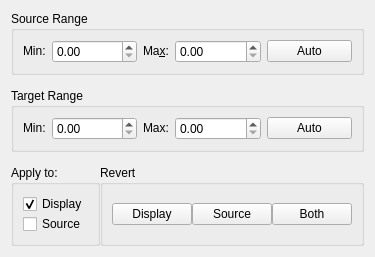
<?xml version="1.0" encoding="UTF-8"?>
<ui version="4.0">
 <class>LinearRangeMappingWidget</class>
 <widget class="QWidget" name="LinearRangeMappingWidget">
  <property name="geometry">
   <rect>
    <x>0</x>
    <y>0</y>
    <width>363</width>
    <height>257</height>
   </rect>
  </property>
  <property name="windowTitle">
   <string>Linear Range Mapping</string>
  </property>
  <layout class="QVBoxLayout" name="verticalLayout_2">
   <item>
    <widget class="QGroupBox" name="sourceRangeGroupBox">
     <property name="title">
      <string>Source Range</string>
     </property>
     <layout class="QHBoxLayout" name="horizontalLayout">
      <item>
       <widget class="QLabel" name="oldMinLabel">
        <property name="sizePolicy">
         <sizepolicy hsizetype="Fixed" vsizetype="Fixed">
          <horstretch>0</horstretch>
          <verstretch>0</verstretch>
         </sizepolicy>
        </property>
        <property name="text">
         <string>Min:</string>
        </property>
        <property name="buddy">
         <cstring>oldRangeMinSpinBox</cstring>
        </property>
       </widget>
      </item>
      <item>
       <widget class="QDoubleSpinBox" name="oldRangeMinSpinBox">
        <property name="mouseTracking">
         <bool>true</bool>
        </property>
       </widget>
      </item>
      <item>
       <widget class="QLabel" name="oldMaxLabel">
        <property name="sizePolicy">
         <sizepolicy hsizetype="Fixed" vsizetype="Fixed">
          <horstretch>0</horstretch>
          <verstretch>0</verstretch>
         </sizepolicy>
        </property>
        <property name="text">
         <string>Ma&amp;x:</string>
        </property>
        <property name="buddy">
         <cstring>oldRangeMaxSpinBox</cstring>
        </property>
       </widget>
      </item>
      <item>
       <widget class="QDoubleSpinBox" name="oldRangeMaxSpinBox">
        <property name="mouseTracking">
         <bool>true</bool>
        </property>
       </widget>
      </item>
      <item>
       <widget class="QPushButton" name="autoOldRangeButton">
        <property name="text">
         <string>Auto</string>
        </property>
       </widget>
      </item>
     </layout>
    </widget>
   </item>
   <item>
    <spacer name="verticalSpacer">
     <property name="orientation">
      <enum>Qt::Vertical</enum>
     </property>
     <property name="sizeHint" stdset="0">
      <size>
       <width>20</width>
       <height>1</height>
      </size>
     </property>
    </spacer>
   </item>
   <item>
    <widget class="QGroupBox" name="targetRangeGroupBox">
     <property name="title">
      <string>Target Range</string>
     </property>
     <layout class="QHBoxLayout" name="horizontalLayout_2">
      <item>
       <widget class="QLabel" name="newMinLabel">
        <property name="sizePolicy">
         <sizepolicy hsizetype="Fixed" vsizetype="Fixed">
          <horstretch>0</horstretch>
          <verstretch>0</verstretch>
         </sizepolicy>
        </property>
        <property name="text">
         <string>Min:</string>
        </property>
        <property name="buddy">
         <cstring>newRangeMinSpinBox</cstring>
        </property>
       </widget>
      </item>
      <item>
       <widget class="QDoubleSpinBox" name="newRangeMinSpinBox">
        <property name="mouseTracking">
         <bool>true</bool>
        </property>
       </widget>
      </item>
      <item>
       <widget class="QLabel" name="newMaxLabel">
        <property name="sizePolicy">
         <sizepolicy hsizetype="Fixed" vsizetype="Fixed">
          <horstretch>0</horstretch>
          <verstretch>0</verstretch>
         </sizepolicy>
        </property>
        <property name="text">
         <string>Max:</string>
        </property>
        <property name="buddy">
         <cstring>newRangeMaxSpinBox</cstring>
        </property>
       </widget>
      </item>
      <item>
       <widget class="QDoubleSpinBox" name="newRangeMaxSpinBox">
        <property name="mouseTracking">
         <bool>true</bool>
        </property>
       </widget>
      </item>
      <item>
       <widget class="QPushButton" name="autoNewRangeButton">
        <property name="text">
         <string>Auto</string>
        </property>
       </widget>
      </item>
     </layout>
    </widget>
   </item>
   <item>
    <spacer name="verticalSpacer_2">
     <property name="orientation">
      <enum>Qt::Vertical</enum>
     </property>
     <property name="sizeHint" stdset="0">
      <size>
       <width>20</width>
       <height>0</height>
      </size>
     </property>
    </spacer>
   </item>
   <item>
    <layout class="QHBoxLayout" name="horizontalLayout_4">
     <property name="spacing">
      <number>0</number>
     </property>
     <item>
      <widget class="QGroupBox" name="applyToGroupBox">
       <property name="title">
        <string>Apply to:</string>
       </property>
       <layout class="QVBoxLayout" name="verticalLayout">
        <property name="spacing">
         <number>0</number>
        </property>
        <item>
         <widget class="QCheckBox" name="applyToDisplayCheckBox">
          <property name="text">
           <string>Display</string>
          </property>
          <property name="checked">
           <bool>true</bool>
          </property>
         </widget>
        </item>
        <item>
         <widget class="QCheckBox" name="applyToSourceCheckBox">
          <property name="text">
           <string>Source</string>
          </property>
         </widget>
        </item>
       </layout>
      </widget>
     </item>
     <item>
      <spacer name="horizontalSpacer">
       <property name="orientation">
        <enum>Qt::Horizontal</enum>
       </property>
       <property name="sizeHint" stdset="0">
        <size>
         <width>40</width>
         <height>20</height>
        </size>
       </property>
      </spacer>
     </item>
     <item>
      <widget class="QGroupBox" name="revertGroupBox">
       <property name="title">
        <string>Revert</string>
       </property>
       <property name="checkable">
        <bool>false</bool>
       </property>
       <layout class="QHBoxLayout" name="horizontalLayout_3">
        <property name="spacing">
         <number>0</number>
        </property>
        <item>
         <widget class="QPushButton" name="revertDisplayPushButton">
          <property name="text">
           <string>Display</string>
          </property>
         </widget>
        </item>
        <item>
         <widget class="QPushButton" name="revertSourcePushButton">
          <property name="text">
           <string>Source</string>
          </property>
         </widget>
        </item>
        <item>
         <widget class="QPushButton" name="revertBothPushButton">
          <property name="text">
           <string>Both</string>
          </property>
         </widget>
        </item>
       </layout>
      </widget>
     </item>
    </layout>
   </item>
  </layout>
 </widget>
 <resources/>
 <connections/>
</ui>
